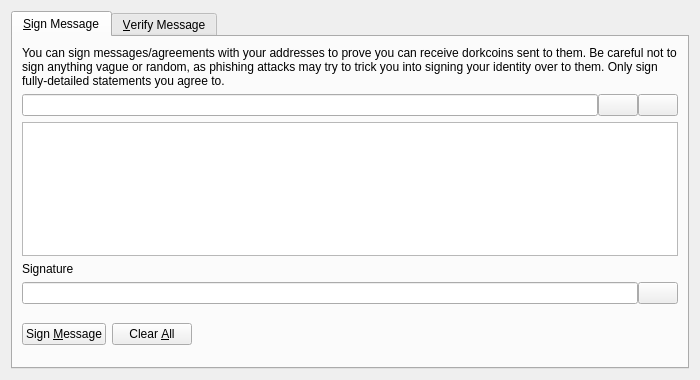
<?xml version="1.0" encoding="UTF-8"?>
<ui version="4.0">
 <class>SignVerifyMessageDialog</class>
 <widget class="QDialog" name="SignVerifyMessageDialog">
  <property name="geometry">
   <rect>
    <x>0</x>
    <y>0</y>
    <width>700</width>
    <height>380</height>
   </rect>
  </property>
  <property name="windowTitle">
   <string>Signatures - Sign / Verify a Message</string>
  </property>
  <property name="modal">
   <bool>true</bool>
  </property>
  <layout class="QVBoxLayout" name="verticalLayout">
   <item>
    <widget class="QTabWidget" name="tabWidget">
     <property name="currentIndex">
      <number>0</number>
     </property>
     <widget class="QWidget" name="tabSignMessage">
      <attribute name="title">
       <string>&amp;Sign Message</string>
      </attribute>
      <layout class="QVBoxLayout" name="verticalLayout_SM">
       <item>
        <widget class="QLabel" name="infoLabel_SM">
         <property name="text">
          <string>You can sign messages/agreements with your addresses to prove you can receive dorkcoins sent to them. Be careful not to sign anything vague or random, as phishing attacks may try to trick you into signing your identity over to them. Only sign fully-detailed statements you agree to.</string>
         </property>
         <property name="textFormat">
          <enum>Qt::PlainText</enum>
         </property>
         <property name="wordWrap">
          <bool>true</bool>
         </property>
        </widget>
       </item>
       <item>
        <layout class="QHBoxLayout" name="horizontalLayout_1_SM">
         <property name="spacing">
          <number>0</number>
         </property>
         <item>
          <widget class="QValidatedLineEdit" name="addressIn_SM">
           <property name="toolTip">
            <string>The Dorkcoin address to sign the message with</string>
           </property>
          </widget>
         </item>
         <item>
          <widget class="QPushButton" name="addressBookButton_SM">
           <property name="toolTip">
            <string>Choose previously used address</string>
           </property>
           <property name="text">
            <string/>
           </property>
           <property name="icon">
            <iconset resource="../bitcoin.qrc">
             <normaloff>:/icons/address-book</normaloff>:/icons/address-book</iconset>
           </property>
           <property name="shortcut">
            <string>Alt+A</string>
           </property>
           <property name="autoDefault">
            <bool>false</bool>
           </property>
          </widget>
         </item>
         <item>
          <widget class="QPushButton" name="pasteButton_SM">
           <property name="toolTip">
            <string>Paste address from clipboard</string>
           </property>
           <property name="text">
            <string/>
           </property>
           <property name="icon">
            <iconset resource="../bitcoin.qrc">
             <normaloff>:/icons/editpaste</normaloff>:/icons/editpaste</iconset>
           </property>
           <property name="shortcut">
            <string>Alt+P</string>
           </property>
           <property name="autoDefault">
            <bool>false</bool>
           </property>
          </widget>
         </item>
        </layout>
       </item>
       <item>
        <widget class="QPlainTextEdit" name="messageIn_SM">
         <property name="toolTip">
          <string>Enter the message you want to sign here</string>
         </property>
        </widget>
       </item>
       <item>
        <widget class="QLabel" name="signatureLabel_SM">
         <property name="text">
          <string>Signature</string>
         </property>
         <property name="textFormat">
          <enum>Qt::PlainText</enum>
         </property>
        </widget>
       </item>
       <item>
        <layout class="QHBoxLayout" name="horizontalLayout_2_SM">
         <property name="spacing">
          <number>0</number>
         </property>
         <item>
          <widget class="QLineEdit" name="signatureOut_SM">
           <property name="font">
            <font>
             <italic>true</italic>
            </font>
           </property>
           <property name="readOnly">
            <bool>true</bool>
           </property>
          </widget>
         </item>
         <item>
          <widget class="QPushButton" name="copySignatureButton_SM">
           <property name="toolTip">
            <string>Copy the current signature to the system clipboard</string>
           </property>
           <property name="text">
            <string/>
           </property>
           <property name="icon">
            <iconset resource="../bitcoin.qrc">
             <normaloff>:/icons/editcopy</normaloff>:/icons/editcopy</iconset>
           </property>
           <property name="autoDefault">
            <bool>false</bool>
           </property>
          </widget>
         </item>
        </layout>
       </item>
       <item>
        <layout class="QHBoxLayout" name="horizontalLayout_3_SM">
         <item>
          <widget class="QPushButton" name="signMessageButton_SM">
           <property name="toolTip">
            <string>Sign the message to prove you own this Dorkcoin address</string>
           </property>
           <property name="text">
            <string>Sign &amp;Message</string>
           </property>
           <property name="icon">
            <iconset resource="../bitcoin.qrc">
             <normaloff>:/icons/edit</normaloff>:/icons/edit</iconset>
           </property>
           <property name="autoDefault">
            <bool>false</bool>
           </property>
          </widget>
         </item>
         <item>
          <widget class="QPushButton" name="clearButton_SM">
           <property name="toolTip">
            <string>Reset all sign message fields</string>
           </property>
           <property name="text">
            <string>Clear &amp;All</string>
           </property>
           <property name="icon">
            <iconset resource="../bitcoin.qrc">
             <normaloff>:/icons/remove</normaloff>:/icons/remove</iconset>
           </property>
           <property name="autoDefault">
            <bool>false</bool>
           </property>
          </widget>
         </item>
         <item>
          <spacer name="horizontalSpacer_1_SM">
           <property name="orientation">
            <enum>Qt::Horizontal</enum>
           </property>
           <property name="sizeHint" stdset="0">
            <size>
             <width>40</width>
             <height>48</height>
            </size>
           </property>
          </spacer>
         </item>
         <item>
          <widget class="QLabel" name="statusLabel_SM">
           <property name="font">
            <font>
             <weight>75</weight>
             <bold>true</bold>
            </font>
           </property>
           <property name="text">
            <string/>
           </property>
           <property name="wordWrap">
            <bool>true</bool>
           </property>
          </widget>
         </item>
         <item>
          <spacer name="horizontalSpacer_2_SM">
           <property name="orientation">
            <enum>Qt::Horizontal</enum>
           </property>
           <property name="sizeHint" stdset="0">
            <size>
             <width>40</width>
             <height>48</height>
            </size>
           </property>
          </spacer>
         </item>
        </layout>
       </item>
      </layout>
     </widget>
     <widget class="QWidget" name="tabVerifyMessage">
      <attribute name="title">
       <string>&amp;Verify Message</string>
      </attribute>
      <layout class="QVBoxLayout" name="verticalLayout_VM">
       <item>
        <widget class="QLabel" name="infoLabel_VM">
         <property name="text">
          <string>Enter the receiver's address, message (ensure you copy line breaks, spaces, tabs, etc. exactly) and signature below to verify the message. Be careful not to read more into the signature than what is in the signed message itself, to avoid being tricked by a man-in-the-middle attack. Note that this only proves the signing party receives with the address, it cannot prove sendership of any transaction!</string>
         </property>
         <property name="textFormat">
          <enum>Qt::PlainText</enum>
         </property>
         <property name="alignment">
          <set>Qt::AlignLeading|Qt::AlignLeft|Qt::AlignTop</set>
         </property>
         <property name="wordWrap">
          <bool>true</bool>
         </property>
        </widget>
       </item>
       <item>
        <layout class="QHBoxLayout" name="horizontalLayout_1_VM">
         <property name="spacing">
          <number>0</number>
         </property>
         <item>
          <widget class="QValidatedLineEdit" name="addressIn_VM">
           <property name="toolTip">
            <string>The Dorkcoin address the message was signed with</string>
           </property>
          </widget>
         </item>
         <item>
          <widget class="QPushButton" name="addressBookButton_VM">
           <property name="toolTip">
            <string>Choose previously used address</string>
           </property>
           <property name="text">
            <string/>
           </property>
           <property name="icon">
            <iconset resource="../bitcoin.qrc">
             <normaloff>:/icons/address-book</normaloff>:/icons/address-book</iconset>
           </property>
           <property name="shortcut">
            <string>Alt+A</string>
           </property>
           <property name="autoDefault">
            <bool>false</bool>
           </property>
          </widget>
         </item>
        </layout>
       </item>
       <item>
        <widget class="QPlainTextEdit" name="messageIn_VM"/>
       </item>
       <item>
        <widget class="QValidatedLineEdit" name="signatureIn_VM"/>
       </item>
       <item>
        <layout class="QHBoxLayout" name="horizontalLayout_2_VM">
         <item>
          <widget class="QPushButton" name="verifyMessageButton_VM">
           <property name="toolTip">
            <string>Verify the message to ensure it was signed with the specified Dorkcoin address</string>
           </property>
           <property name="text">
            <string>Verify &amp;Message</string>
           </property>
           <property name="icon">
            <iconset resource="../bitcoin.qrc">
             <normaloff>:/icons/transaction_0</normaloff>:/icons/transaction_0</iconset>
           </property>
           <property name="autoDefault">
            <bool>false</bool>
           </property>
          </widget>
         </item>
         <item>
          <widget class="QPushButton" name="clearButton_VM">
           <property name="toolTip">
            <string>Reset all verify message fields</string>
           </property>
           <property name="text">
            <string>Clear &amp;All</string>
           </property>
           <property name="icon">
            <iconset resource="../bitcoin.qrc">
             <normaloff>:/icons/remove</normaloff>:/icons/remove</iconset>
           </property>
           <property name="autoDefault">
            <bool>false</bool>
           </property>
          </widget>
         </item>
         <item>
          <spacer name="horizontalSpacer_1_VM">
           <property name="orientation">
            <enum>Qt::Horizontal</enum>
           </property>
           <property name="sizeHint" stdset="0">
            <size>
             <width>40</width>
             <height>48</height>
            </size>
           </property>
          </spacer>
         </item>
         <item>
          <widget class="QLabel" name="statusLabel_VM">
           <property name="font">
            <font>
             <weight>75</weight>
             <bold>true</bold>
            </font>
           </property>
           <property name="text">
            <string/>
           </property>
           <property name="wordWrap">
            <bool>true</bool>
           </property>
          </widget>
         </item>
         <item>
          <spacer name="horizontalSpacer_2_VM">
           <property name="orientation">
            <enum>Qt::Horizontal</enum>
           </property>
           <property name="sizeHint" stdset="0">
            <size>
             <width>40</width>
             <height>48</height>
            </size>
           </property>
          </spacer>
         </item>
        </layout>
       </item>
      </layout>
     </widget>
    </widget>
   </item>
  </layout>
 </widget>
 <customwidgets>
  <customwidget>
   <class>QValidatedLineEdit</class>
   <extends>QLineEdit</extends>
   <header>qvalidatedlineedit.h</header>
  </customwidget>
 </customwidgets>
 <resources>
  <include location="../bitcoin.qrc"/>
 </resources>
 <connections/>
</ui>
